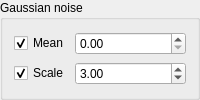
                        <widget class="QGroupBox" name="groupBox_gaussian">
                         <property name="toolTip">
                          <string>&lt;html&gt;&lt;head/&gt;&lt;body&gt;&lt;p&gt;Define Gaussian Noise, which is added to the image&lt;/p&gt;&lt;/body&gt;&lt;/html&gt;</string>
                         </property>
                         <property name="title">
                          <string>Gaussian noise</string>
                         </property>
                         <layout class="QGridLayout" name="gridLayout_14">
                          <item row="0" column="0">
                           <widget class="QCheckBox" name="checkBox_gauss_mean">
                            <property name="sizePolicy">
                             <sizepolicy hsizetype="Fixed" vsizetype="Fixed">
                              <horstretch>0</horstretch>
                              <verstretch>0</verstretch>
                             </sizepolicy>
                            </property>
                            <property name="toolTip">
                             <string>&lt;html&gt;&lt;head/&gt;&lt;body&gt;&lt;p&gt;Define the mean of the Gaussian noise. Typically this should be zero. If you use a positive number it would mean that your noise tends to be positive, and adding this to the image results in a more noisy and brighter image&lt;/p&gt;&lt;/body&gt;&lt;/html&gt;</string>
                            </property>
                            <property name="text">
                             <string>Mean</string>
                            </property>
                            <property name="icon">
                             <iconset resource="art.qrc">
                              <normaloff>:/icon/icon/gaussian_noise_mean.png</normaloff>:/icon/icon/gaussian_noise_mean.png</iconset>
                            </property>
                            <property name="iconSize">
                             <size>
                              <width>20</width>
                              <height>20</height>
                             </size>
                            </property>
                            <property name="checked">
                             <bool>true</bool>
                            </property>
                           </widget>
                          </item>
                          <item row="0" column="1">
                           <widget class="QDoubleSpinBox" name="doubleSpinBox_GaussianNoiseMean">
                            <property name="toolTip">
                             <string>&lt;html&gt;&lt;head/&gt;&lt;body&gt;&lt;p&gt;Define the mean of the Gaussian noise. Typically this should be zero. If you use a positive number it would mean that your noise tends to be positive, and adding this to the image results in a more noisy and brighter image&lt;/p&gt;&lt;/body&gt;&lt;/html&gt;</string>
                            </property>
                           </widget>
                          </item>
                          <item row="1" column="0">
                           <widget class="QCheckBox" name="checkBox_gauss_scale">
                            <property name="sizePolicy">
                             <sizepolicy hsizetype="Fixed" vsizetype="Fixed">
                              <horstretch>0</horstretch>
                              <verstretch>0</verstretch>
                             </sizepolicy>
                            </property>
                            <property name="toolTip">
                             <string>&lt;html&gt;&lt;head/&gt;&lt;body&gt;&lt;p&gt;Define the standard deviation of the Gaussian noise. A larger number means a wider distribution of the noise, which results in an image that looks more noisy. Prefer to change this parameter over chainging the mean.&lt;/p&gt;&lt;/body&gt;&lt;/html&gt;</string>
                            </property>
                            <property name="text">
                             <string>Scale</string>
                            </property>
                            <property name="icon">
                             <iconset resource="art.qrc">
                              <normaloff>:/icon/icon/gaussian_noise_scale.png</normaloff>:/icon/icon/gaussian_noise_scale.png</iconset>
                            </property>
                            <property name="iconSize">
                             <size>
                              <width>20</width>
                              <height>20</height>
                             </size>
                            </property>
                            <property name="checked">
                             <bool>true</bool>
                            </property>
                           </widget>
                          </item>
                          <item row="1" column="1">
                           <widget class="QDoubleSpinBox" name="doubleSpinBox_GaussianNoiseScale">
                            <property name="toolTip">
                             <string>&lt;html&gt;&lt;head/&gt;&lt;body&gt;&lt;p&gt;Define the standard deviation of the Gaussian noise. A larger number means a wider distribution of the noise, which results in an image that looks more noisy. Prefer to change this parameter over chainging the mean.&lt;/p&gt;&lt;/body&gt;&lt;/html&gt;</string>
                            </property>
                            <property name="value">
                             <double>3.000000000000000</double>
                            </property>
                           </widget>
                          </item>
                         </layout>
                        </widget>
